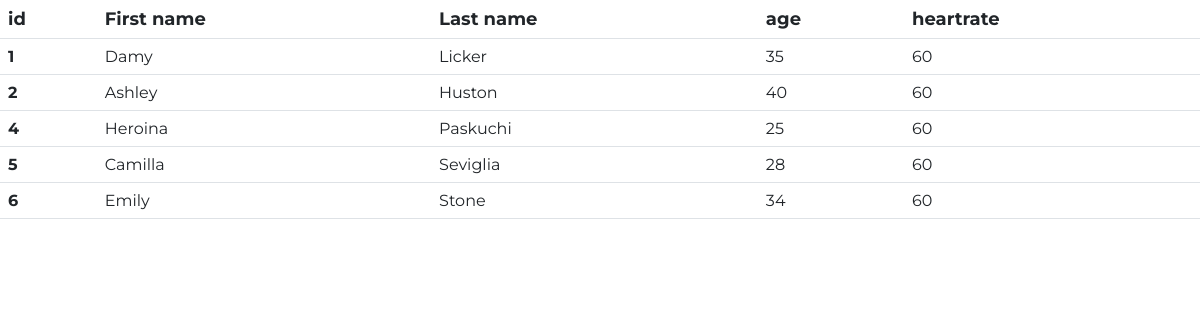
Screenshot of /office/ with the database file from the repository.
### office/models.py (models this page shows, shortened)
class patient(models.Model):
    first_name = models.CharField(max_length=30)
    last_name = models.CharField(max_length=30)
    age = models.IntegerField(validators=[MinValueValidator(18), MaxValueValidator(120)])
    heartrate = models.IntegerField(default=60, validators=[MinValueValidator(1),MaxValueValidator(300)])

### office/views.py (the view)
# urls.py: path('',views.list_patients, name='list_patients'),
def list_patients(request):
    all_patients = models.patient.objects.all()
    context = {'patients':all_patients}
    return render (request, 'office/list.html', context)

### office/templates/office/list.html (shortened to what this page needs)
{% load static %}
<html lang="en">
<head>
    <link href="https://cdn.jsdelivr.net/npm/bootstrap@5.2.2/dist/css/bootstrap.min.css" rel="stylesheet">
    <link rel="stylesheet" href="{% static 'office/styles.css' %}">
</head>
<body>
    <table class="table">
        <thead>
          <tr id="monserrat_font_600">
            <th scope="col">id</th>
            <th scope="col">First name</th>
            <th scope="col">Last name</th>
            <th scope="col">age</th>
            <th scope="col">heartrate</th>
          </tr>
        </thead>
        <tbody>
            {% for person in patients %}
          <tr id="monserrat_font_400">
            <th scope="row">{{person.id}}</th>
            <td>{{person.first_name}}</td>
            <td>{{person.last_name}}</td>
            <td>{{person.age}}</td>
            <td>{{person.heartrate}}</td>
          </tr>
          {% endfor %}
        </tbody>
      </table>
</body>
</html>

### office/static/office/styles.css (style rules this page uses)
#monserrat_font_600 { font-family: 'Montserrat'; font-weight: 600; font-size: 18px; }
#monserrat_font_400 { font-family: 'Montserrat'; font-weight: 400; font-size: 16px; }

### rows the page displays
patient: id "1", first_name "Damy", last_name "Licker", age "35", heartrate "60"
patient: id "2", first_name "Ashley", last_name "Huston", age "40", heartrate "60"
patient: id "4", first_name "Heroina", last_name "Paskuchi", age "25", heartrate "60"
patient: id "5", first_name "Camilla", last_name "Seviglia", age "28", heartrate "60"
patient: id "6", first_name "Emily", last_name "Stone", age "34", heartrate "60"
